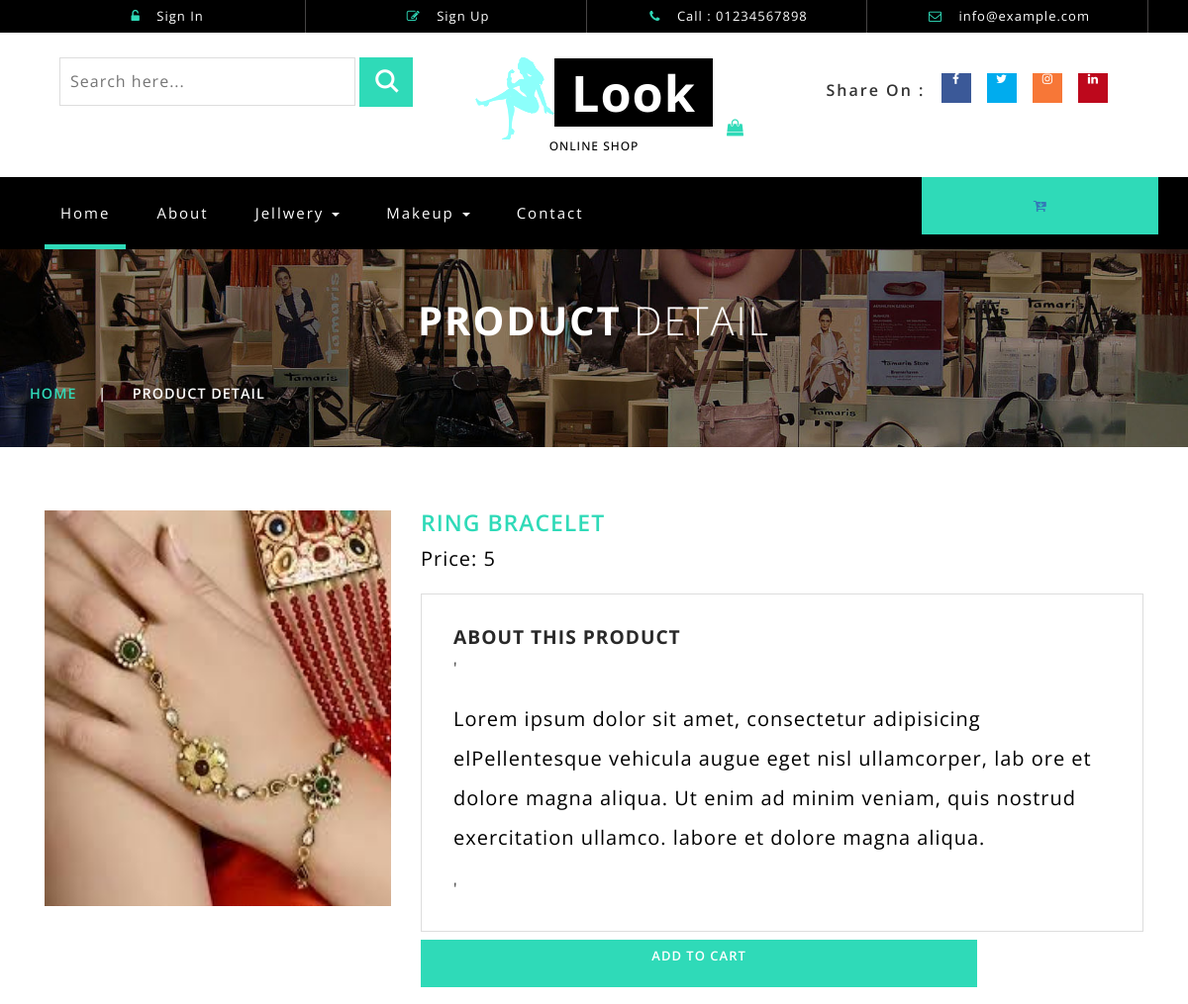
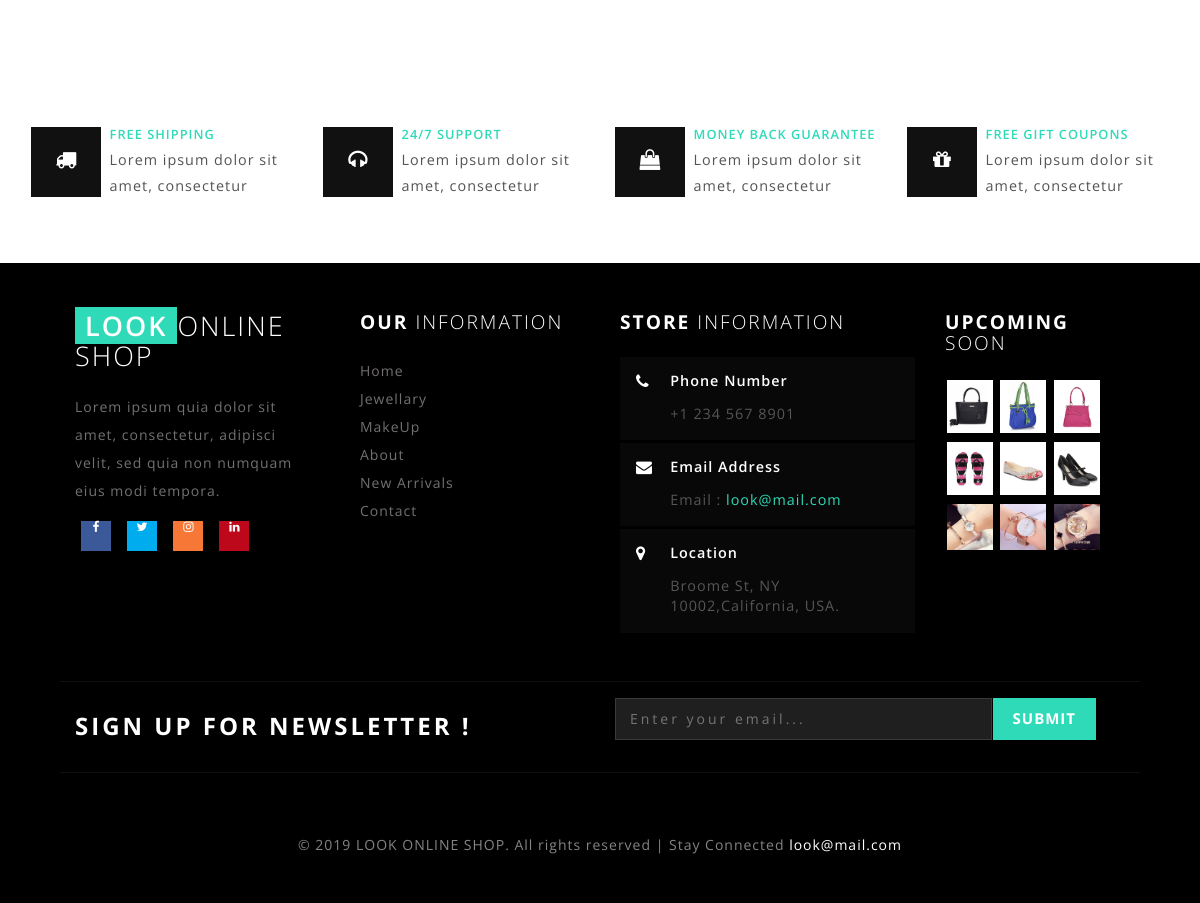
Screenshot of /LOOK_Online_Shop/single.php?id=1 with the database file from the repository (2 pictures, top to bottom).
### tables this page shows
CREATE TABLE `category` (
  `ID` int(11) NOT NULL,
  `NAME` varchar(50) DEFAULT NULL,
  `deleted` tinyint(1) UNSIGNED NOT NULL DEFAULT 0
);

CREATE TABLE `products` (
  `PRO_ID` int(11) NOT NULL,
  `PRO_NAME` varchar(50) NOT NULL,
  `PRO_PRICE` float NOT NULL,
  `PRO_IMAGE` varchar(150) NOT NULL,
  `SUB_C_ID` int(11) NOT NULL,
  `deleted` tinyint(3) UNSIGNED NOT NULL DEFAULT 0
);

### LOOK_Online_Shop/single.php (the view, shortened to what this page needs)
<?php include_once("connection.php");
$pro_Id=$_GET['id'];
?>
<?php include_once('navbar.php')?>
<div class="page-head_agile_info_w3l">
		<div class="container" >
			<h3>Product <span>Detail </span></h3>
				 <div class="services-breadcrumb">
						<div class="agile_inner_breadcrumb">
						   <ul class="w3_short">
								<li><a href="index.html">Home</a><i>|</i></li>
								<li>Product Detail</li>
							</ul>
						 </div>
				</div>
	</div>
</div>
<?php
$pquery="select * from products where PRO_ID=$pro_Id";
$product=$con->query($pquery);
$obj=$product->fetch_object();
?>
<div class="banner-bootom-w3-agileits">
	<div class="container" id="proContainer">
	<div class="col-md-4 single-right-left ">
	<div class="thumb-image"><a><img src="<?php echo $obj->PRO_IMAGE; ?>" data-imagezoom="true" style="height:50%;width:120%" class="img-responsive"/></a></div>
	</div>
    <div class="col-md-8 single-right-left simpleCart_shelfItem">
    <h3><?php echo $obj->PRO_NAME; ?></h3>
    <p><span class="item_price">Price: <?php echo $obj->PRO_PRICE; ?></span></p>
	 <div class="single_page_agile_its_w3ls">
   <h6>ABOUT THIS PRODUCT</h6>'
   <p class="w3ls_para">Lorem ipsum dolor sit amet, consectetur adipisicing elPellentesque vehicula augue eget nisl ullamcorper, lab ore et dolore magna aliqua. Ut enim ad minim veniam, quis nostrud exercitation ullamco. labore et dolore magna aliqua.</p>'
   </div>
   <div class="snipcart-details top_brand_home_details item_add single-item hvr-outline-out button2">
   <form action="cart.php?action=add&ID=<?php echo $obj->PRO_ID; ?>" method="post">
																<fieldset>
																	<input type="submit" name="submit" value="Add to cart" class="button" />
																</fieldset>
															</form>
															</div>
   </div>
		</div>
		         </div>
<?php include_once("footer.php") ?>

### LOOK_Online_Shop/navbar.php (shortened to what this page needs)
<?php include_once("connection.php") ?>
<?php
$sql="SELECT * FROM category";
$result=$con->query($sql);
?>
<!DOCTYPE html>
<html>
<head>
<link href="css/bootstrap.css" rel="stylesheet" type="text/css" media="all" />
<link href="css/style.css" rel="stylesheet" type="text/css" media="all" />
<link href="css/font-awesome.css" rel="stylesheet">
<link href="css/easy-responsive-tabs.css" rel='stylesheet' type='text/css'/>
</head>
<body>
	<div class="header" id="home">
	<div class="container">
		<ul>
		<?php if(isset($_SESSION['username'])){ ?>
		<form action="index.php" method="post">
		    <li> <button type="submit" name="lbtn"><i class="fa fa-unlock-alt"  aria-hidden="true"></i> Log Out </button></li>
			<li> <a href="#"><i class="fa fa-pencil-square-o" aria-hidden="true"></i> My Account </a></li>
			</form>
		<?php }else{?>
		    <li> <a href="#" data-toggle="modal" data-target="#myModal"><i class="fa fa-unlock-alt" aria-hidden="true"></i> Sign In </a></li>
			<li> <a href="#" data-toggle="modal" data-target="#myModal2"><i class="fa fa-pencil-square-o" aria-hidden="true"></i> Sign Up </a></li>
		<?php } ?>
			<li><i class="fa fa-phone" aria-hidden="true"></i> Call : 01234567898</li>
			<li><i class="fa fa-envelope-o" aria-hidden="true"></i> <a href="mailto:info@example.com">info@example.com</a></li>
		</ul>
	</div>
</div>
<div class="header-bot">
	<div class="header-bot_inner_wthreeinfo_header_mid">
		<div class="col-md-4 header-middle">
			<form action="#" method="post">
					<input type="search" name="search" placeholder="Search here..." required>
					<input type="submit" value=" ">
			</form>
		</div>
			<div class="col-md-4 logo_agile">
				<h1><a href="index.php"><img src="images/logo.png" class="logo_agile" alt=""><span>Look</span><h6>ONLINE SHOP</h6><i class="fa fa-shopping-bag top_logo_agile_bag" aria-hidden="true"></i></a></h1>
			</div>
		<div class="col-md-4 agileits-social top_content">
						<ul class="social-nav model-3d-0 footer-social w3_agile_social">
						                                   <li class="share">Share On : </li>
															<li><a href="https://www.facebook.com/" class="facebook">
																  <div class="front"><i class="fa fa-facebook" aria-hidden="true"></i></div>
																  <div class="back"><i class="fa fa-facebook" aria-hidden="true"></i></div></a></li>
															<li><a href="https://twitter.com/" class="twitter">
																  <div class="front"><i class="fa fa-twitter" aria-hidden="true"></i></div>
																  <div class="back"><i class="fa fa-twitter" aria-hidden="true"></i></div></a></li>
															<li><a href="https://www.instagram.com/" class="instagram">
																  <div class="front"><i class="fa fa-instagram" aria-hidden="true"></i></div>
																  <div class="back"><i class="fa fa-instagram" aria-hidden="true"></i></div></a></li>
															<li><a href="https://www.pinterest.com/" class="pinterest">
																  <div class="front"><i class="fa fa-linkedin" aria-hidden="true"></i></div>
																  <div class="back"><i class="fa fa-linkedin" aria-hidden="true"></i></div></a></li>
														</ul>
		</div>
	</div>
</div>
<div class="ban-top">
	<div class="container">
		<div class="top_nav_left">
			<nav class="navbar navbar-default">
			  <div class="container-fluid">
				<div class="collapse navbar-collapse menu--shylock" id="bs-example-navbar-collapse-1">
				  <ul class="nav navbar-nav menu__list">
					<li class="active menu__item menu__item--current"><a class="menu__link" href="index.php">Home <span class="sr-only">(current)</span></a></li>
					<li class=" menu__item"><a class="menu__link" href="about.php">About</a></li>
					<?php foreach($result as $row){?>
					 <li class="dropdown menu__item">
						<a href="#" class="dropdown-toggle menu__link" data-toggle="dropdown" role="button" aria-haspopup="true" aria-expanded="false"><?php echo $row["NAME"]?> <span class="caret"></span></a>
							<?php  } ?>
					</li>
					<li class=" menu__item"><a class="menu__link" href="contact.php">Contact</a></li>
				  </ul>
				</div>
			  </div>
			</nav>
		</div>
		<div class="top_nav_right">
			<div class="wthreecartaits wthreecartaits2 cart cart box_1">
						<a class="w3view-cart btn" href="cart.php"><i class="fa fa-cart-arrow-down" aria-hidden="true"></i></a>
						</div>
		</div>
		<div class="clearfix"></div>
	</div>
</div>

### LOOK_Online_Shop/css/easy-responsive-tabs.css (style rules this page uses)
body { margin: 0px; padding: 0px; }
ul.resp-tabs-list, p { margin: 0px; padding: 0px; }

### LOOK_Online_Shop/navbar.php (style rules this page uses)
.ban-top ul li { float:left; }

### rows the page displays
category: NAME "Jellwery"
category: NAME "Makeup"
products: PRO_IMAGE (picture), PRO_NAME "RING BRACELET", PRO_PRICE "5"
